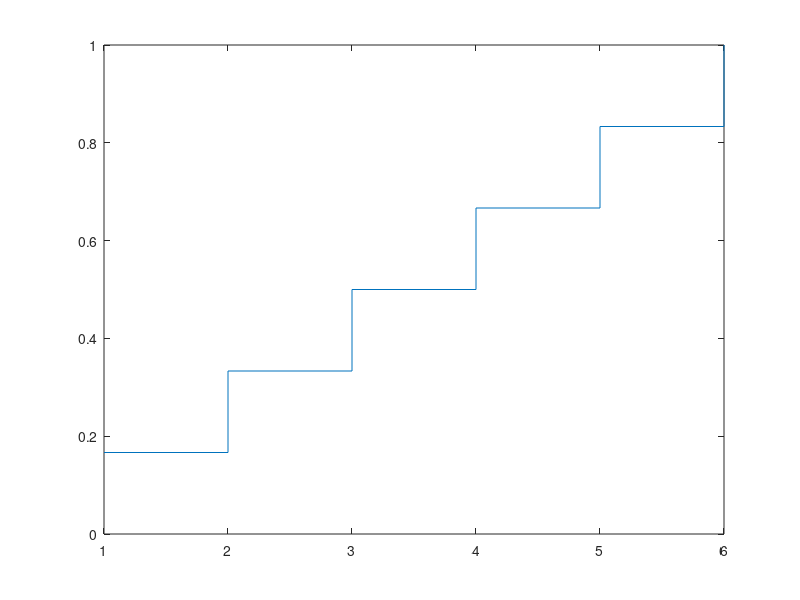

MATLAB code for this plot:
Sx = 1:6

probs = [1 1 1 1 1 1]/6

% Função Massa de Probabilidade

stem(Sx, probs)

title("fmp de X")
xlabel("x_i")
ylabel("P[X=x_i]")
axis([-0.1 6.1 0 0.5])

pacumu1 = cumsum(probs)

stairs(Sx, pacumu1)